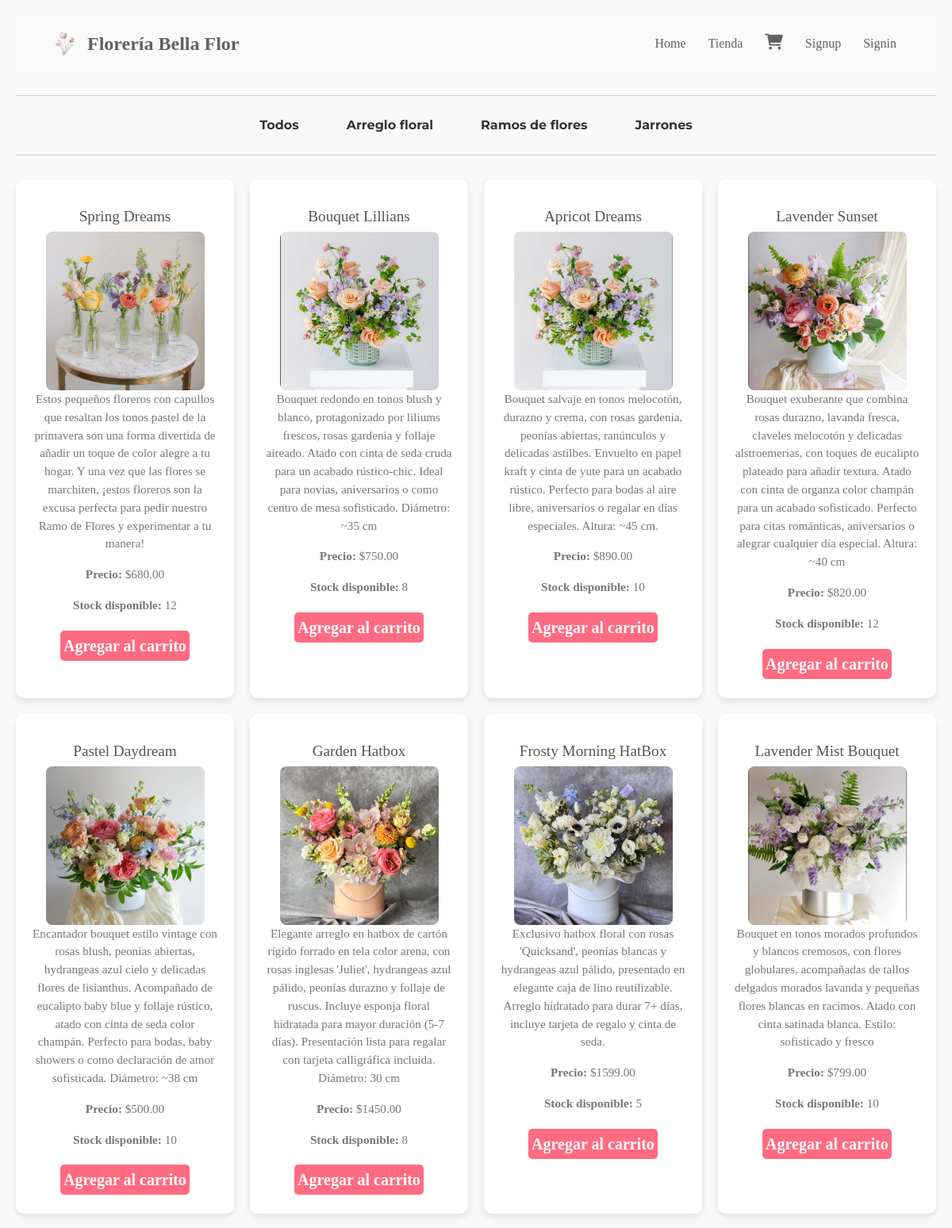
Screenshot of /catalogo/ (upper part) with the database file from the repository.
### tasks/models.py (models this page shows, shortened)
class Producto(models.Model):
    nombre = models.CharField(max_length=100)
    descripcion = models.TextField(blank=True)
    precio = models.DecimalField(max_digits=8, decimal_places=2)
    stock = models.IntegerField(default=0)
    imagen = models.ImageField(upload_to='productos/', blank=True, null=True)
    categoria = models.CharField(choices=CATEGORIA_CHOICES,max_length=50)

### tasks/views.py (the view)
# urls.py: path('catalogo/', views.catalogo, name='catalogo'),
def catalogo(request):
    productos = Producto.objects.all()  # Obtener todos los productos
    return render(request, 'catalogo.html', {'productos': productos})

### tasks/templates/catalogo.html (shortened to what this page needs)
{% extends 'base.html' %}
{% block content %}
<!DOCTYPE html>
<html lang="es">
    <head>
    </head>
    <body>
        <div class="filter-bar">
            <button onclick="filtrarProductos('todos')">Todos</button>
            <button onclick="filtrarProductos('arreglo floral')">Arreglo floral</button>
            <button onclick="filtrarProductos('ramo de flores')">Ramos de flores</button>
            <button onclick="filtrarProductos('jarrones')">Jarrones</button>
        </div>
        <div class="productos">
            {% for producto in productos %}
            <div class="producto" data-categoria="{{ producto.categoria }}">
                <h3>{{ producto.nombre }}</h3>
                {% if producto.imagen %}
                    <img src="{{ producto.imagen.url }}" alt="{{ producto.nombre }}" style="width: 200px;">
                {% else %}
                    <p>No hay imagen disponible.</p>
                {% endif %}
                <p>{{ producto.descripcion }}</p>
                <p><strong>Precio:</strong> ${{ producto.precio }}</p>
                <p><strong>Stock disponible:</strong> {{ producto.stock }}</p>
                <div class="buttons row flex" style="justify-content: center;">
                    <form action="{% url 'carrito' %}" class="d-inline">
                        <button type="submit" class="button gap-2 btnl btn btn-danger p-1 m-1 btn-lg text-decoration-none text-white">Agregar al carrito</button>
                    </form>
                </div>
            </div>
            {% endfor %}
        </div>
    </body>
</html>
{% endblock %}

### tasks/templates/base.html (shortened to what this page needs)
{% load static %}
<!DOCTYPE html>
<html lang="en">
<head>
  <link rel="stylesheet" href="https://cdnjs.cloudflare.com/ajax/libs/font-awesome/6.0.0-beta3/css/all.min.css">
  <link href="https://cdn.jsdelivr.net/npm/bootstrap@5.3.5/dist/css/bootstrap.min.css" rel="stylesheet">
</head>
<body>
  <nav class="navbar navbar-expand-lg sticky-top" style="background-color: #FAFAFA; padding: 10px 30px;">
    <div class="container-fluid">
      <a class="navbar-brand d-flex align-items-center" href="/" style="font-size: 1.5em; font-weight: bold; color: #616161;">
        <img src="{% static 'logoFlor.png' %}" alt="Logo Florería" width="40" height="40" class="me-2">
        Florería Bella Flor
      </a>
      <div class="collapse navbar-collapse" id="navbarSupportedContent">
        <ul class="navbar-nav ms-auto mb-2 mb-lg-0" style="gap: 12px;">
          <li class="nav-item">
            <a class="nav-link" href="/" style="font-size: 1rem; font-weight: 500; color: #616161;">Home</a>
          </li>
          <li class="nav-item">
            <a class="nav-link" href="/catalogo" style="font-size: 1rem; font-weight: 500; color: #616161;">Tienda</a>
          </li>
          <li class="nav-item">
            <a class="nav-link" href="/carrito" style="font-size: 1rem; font-weight: 500; color: #616161;">
              <i class="fas fa-shopping-cart" style="font-size: 20px;"></i>
            </a>
          </li>
          {% if user.is_authenticated %}
          {% if user.is_staff %}
            <li class="nav-item">
              <a class="nav-link" href="/admin" style="color: #616161;">Dashboard</a>
            </li>
          {% endif %}
            <li class="nav-item">
              <a class="nav-link" href="/logout" style="font-size: 1rem; font-weight: 500; color: #616161;">Logout</a>
            </li>
            <li class="nav-item">
              <a class="nav-link" href="/perfil" title="Mi Perfil">
                  <i class="fa fa-user fa-lg"></i>
              </a>
            </li>
          {% else %}
            <li class="nav-item">
              <a class="nav-link" href="/signup" style="font-size: 1rem; font-weight: 500; color: #616161;">Signup</a>
            </li>
            <li class="nav-item">
              <a class="nav-link" href="/signin" style="font-size: 1rem; font-weight: 500; color: #616161;">Signin</a>
            </li>
          {% endif %}
        </ul>
      </div>
    </div>
  </nav>
  {% block content %}
  {% endblock %}
</body>
</html>

### tasks/templates/catalogo.html (style rules this page uses)
body { font-family: Serif, sans-serif; background-color: #f9f9f9; margin: 0; padding: 20px; }
.productos { display: grid; grid-template-columns: repeat(auto-fill, minmax(250px, 1fr)); gap: 20px; margin-top: 30px; }
.producto { background-color: white; border-radius: 10px; padding: 20px; box-shadow: 0 4px 8px rgba(0,0,0,0.1); text-align: center; transition: transform 0.2s; }
.producto img { width: 100%; height: 200px; object-fit: cover; border-radius: 8px; }
.producto h3 { margin-top: 15px; font-size: 1.2em; color: #555; }
.producto p { color: #777; font-size: 0.95em; }
.producto button { margin-top: 10px; padding: 10px 20px; background-color: #ff6b81; color: white; border: none; border-radius: 5px; cursor: pointer; font-weight: bold; }
.filter-bar { font-family: 'Montserrat', sans-serif; display: flex; justify-content: center; gap: 30px; border-top: 1px solid #ccc; border-bottom: 1px solid #ccc; padding: 15px 0; background-color: #f9f9f9; margin: 30px 0; }
.filter-bar button { background: none; border: none; color: #333; font-size: 16px; font-weight: bold; cursor: pointer; padding: 10px 15px; transition: all 0.3s ease; }

### rows the page displays
Producto: nombre "Spring Dreams", imagen (picture), descripcion "Estos pequeños floreros con capullos que resaltan los tonos pastel de la primavera son una forma divertida de añadir un toque de color alegre a tu hogar. Y una vez que las flores se marchiten, ¡estos floreros son la excusa perfecta para pedir nuestro Ramo de Flores y experimentar a tu manera!", precio "680.00", stock "12"
Producto: nombre "Bouquet Lillians", imagen (picture), descripcion "Bouquet redondo en tonos blush y blanco, protagonizado por liliums frescos, rosas gardenia y follaje aireado. Atado con cinta de seda cruda para un acabado rústico-chic. Ideal para novias, aniversarios o como centro de mesa sofisticado. Diámetro: ~35 cm", precio "750.00", stock "8"
Producto: nombre "Apricot Dreams", imagen (picture), descripcion "Bouquet salvaje en tonos melocotón, durazno y crema, con rosas gardenia, peonías abiertas, ranúnculos y delicadas astilbes. Envuelto en papel kraft y cinta de yute para un acabado rústico. Perfecto para bodas al aire libre, aniversarios o regalar en días especiales. Altura: ~45 cm.", precio "890.00", stock "10"
Producto: nombre "Lavender Sunset", imagen (picture), descripcion "Bouquet exuberante que combina rosas durazno, lavanda fresca, claveles melocotón y delicadas alstroemerias, con toques de eucalipto plateado para añadir textura. Atado con cinta de organza color champán para un acabado sofisticado. Perfecto para citas románticas, aniversarios o alegrar cualquier día especial. Altura: ~40 cm", precio "820.00", stock "12"
Producto: nombre "Pastel Daydream", imagen (picture), descripcion "Encantador bouquet estilo vintage con rosas blush, peonías abiertas, hydrangeas azul cielo y delicadas flores de lisianthus. Acompañado de eucalipto baby blue y follaje rústico, atado con cinta de seda color champán. Perfecto para bodas, baby showers o como declaración de amor sofisticada. Diámetro: ~38 cm", precio "500.00", stock "10"
Producto: nombre "Garden Hatbox", imagen (picture), descripcion "Elegante arreglo en hatbox de cartón rígido forrado en tela color arena, con rosas inglesas 'Juliet', hydrangeas azul pálido, peonías durazno y follaje de ruscus. Incluye esponja floral hidratada para mayor duración (5-7 días). Presentación lista para regalar con tarjeta calligráfica incluida. Diámetro: 30 cm", precio "1450.00", stock "8"
Producto: nombre "Frosty Morning HatBox", imagen (picture), descripcion "Exclusivo hatbox floral con rosas 'Quicksand', peonías blancas y hydrangeas azul pálido, presentado en elegante caja de lino reutilizable. Arreglo hidratado para durar 7+ días, incluye tarjeta de regalo y cinta de seda.", precio "1599.00", stock "5"
Producto: nombre "Lavender Mist Bouquet", imagen (picture), descripcion "Bouquet en tonos morados profundos y blancos cremosos, con flores globulares, acompañadas de tallos delgados morados lavanda y pequeñas flores blancas en racimos. Atado con cinta satinada blanca. Estilo: sofisticado y fresco", precio "799.00", stock "10"
